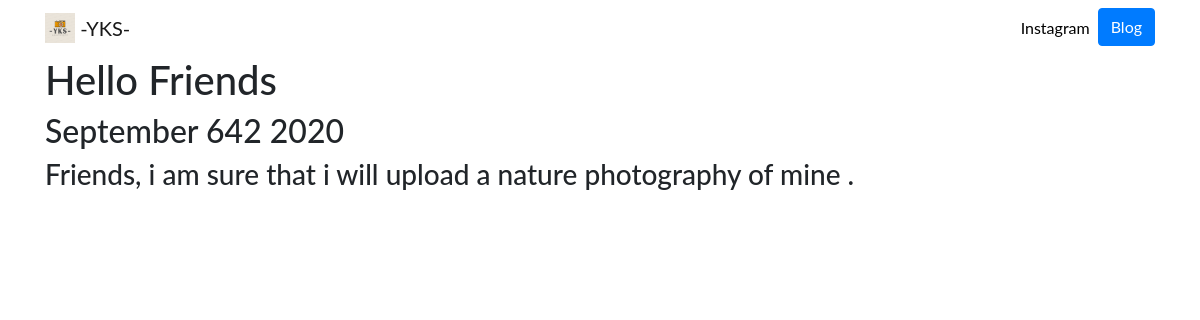
/blog/5/, run on the app's committed database.
### blog/models.py (models this page shows, shortened)
class Blog(models.Model):
    title =models.CharField(max_length=200)
    description = models.TextField()
    date=models.DateTimeField()

### blog/views.py (the view)
# urls.py: path('<int:blog_id>/', views.details, name='detail'),
def details(request, blog_id):
    blog= get_object_or_404(Blog, pk=blog_id)
    return render(request, 'blog/detail.html', {'blog':blog})

### blog/templates/blog/detail.html
{% extends 'portfolio/base.html' %}
{% block content %}
<h1>{{ blog.title}}</h1>
<h2>{{ blog.date|date:'F js Y' }}</h2>
<h3>{{ blog.description|safe }}</h3>
{% endblock %}

### static/portfolio/custom.css (style rules this page uses)
body { font-family: 'Lato', sans-serif; }

### data on the page
Blog: title "Hello Friends", date "September 642 2020", description "Friends, i am sure that i will upload a nature photography of mine ."
